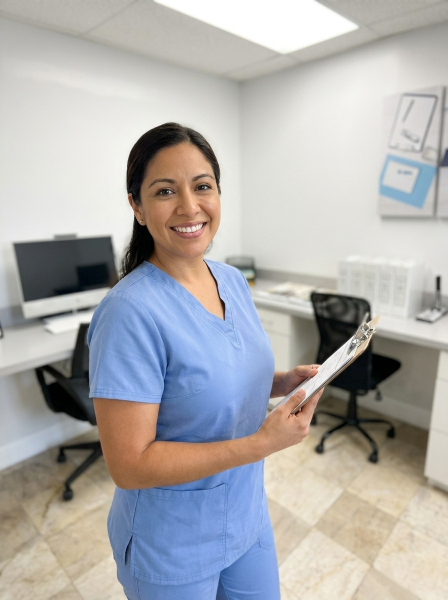
#> input picture img/coord.png, 896 x 1200 px, given in place of V1-exterior.png, which was not available (shown at 1/2 size)
$ python process_facility_images.py
#> lines starting #> are read from the running program, lines starting #| are printed output that depends on the picture; pictures that were not available may be replaced by others from this repository, and a replacement may not be noted
#!/usr/bin/env python3
"""Crop, enhance, and export facility images from staged reference photos."""

from __future__ import annotations

from pathlib import Path

from PIL import Image, ImageEnhance, ImageFilter

ROOT = Path(__file__).resolve().parents[1]
SRC = ROOT / "img" / "source" / "enhanced"
OUT = ROOT / "img"

STYLE = {
    "brightness": 1.03,
    "contrast": 1.05,
    "color": 1.02,
    "sharpness": 1.08,
}


def crop_aspect(img: Image.Image, ratio_w: int, ratio_h: int) -> Image.Image:
#> called with ratio_w = 4, ratio_h = 5
    w, h = img.size
#> w = 896; h = 1200
    target = ratio_w / ratio_h
    current = w / h
#> current = 0.747
    if current > target:
        new_w = int(h * target)
        left = (w - new_w) // 2
        return img.crop((left, 0, left + new_w, h))
    new_h = int(w / target)
#> new_h = 1120
    top = (h - new_h) // 2
#> top = 40
    return img.crop((0, top, w, top + new_h))
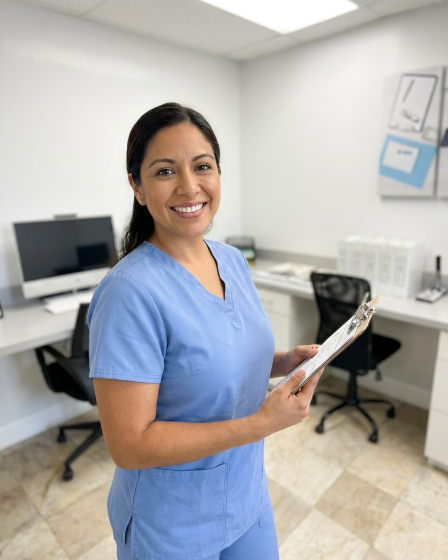
#> returned value: PIL image 896x1120 RGB (shown at 1/2 size); mean R, G, B 173.1, 171.8, 171.8


def enhance(img: Image.Image) -> Image.Image:
    img = ImageEnhance.Brightness(img).enhance(STYLE["brightness"])
#> img: PIL image 896x1120 RGB
    img = ImageEnhance.Contrast(img).enhance(STYLE["contrast"])
    img = ImageEnhance.Color(img).enhance(STYLE["color"])
    img = ImageEnhance.Sharpness(img).enhance(STYLE["sharpness"])
    return img.filter(ImageFilter.UnsharpMask(radius=1.2, percent=80, threshold=2))


def export_png(src_name: str, out_name: str, ratio: tuple[int, int], max_side: int = 1400) -> None:
    img = Image.open(SRC / src_name).convert("RGB")
    img = crop_aspect(img, *ratio)
    img = enhance(img)
    w, h = img.size
#> w = 896; h = 1120
    scale = min(1.0, max_side / max(w, h))
#> scale = 1
    if scale < 1.0:
        img = img.resize((int(w * scale), int(h * scale)), Image.Resampling.LANCZOS)
    out = OUT / out_name
    img.save(out, "PNG", optimize=True, compress_level=9)
    print(f"wrote {out.name} ({img.size[0]}x{img.size[1]})")
#| wrote exterior.png (896x1120)


def export_jpg(src_name: str, out_name: str, ratio: tuple[int, int], size: tuple[int, int]) -> None:
    img = Image.open(SRC / src_name).convert("RGB")
    img = crop_aspect(img, *ratio)
    img = enhance(img)
    img = img.resize(size, Image.Resampling.LANCZOS)
    out = OUT / out_name
    img.save(out, "JPEG", quality=82, optimize=True, progressive=True)
    print(f"wrote {out.name} ({size[0]}x{size[1]})")


def main() -> None:
    OUT.mkdir(parents=True, exist_ok=True)
    ratio_45 = (4, 5)
    ratio_43 = (4, 3)
    ratio_169 = (16, 9)

    export_png("V1-exterior.png", "exterior.png", ratio_45)
    export_png("V2-reception.png", "reception.png", ratio_45)
#> call 2 of export_png, with src_name = 'V2-reception.png', out_name = 'reception.png', ratio = (4, 5), max_side = 1400
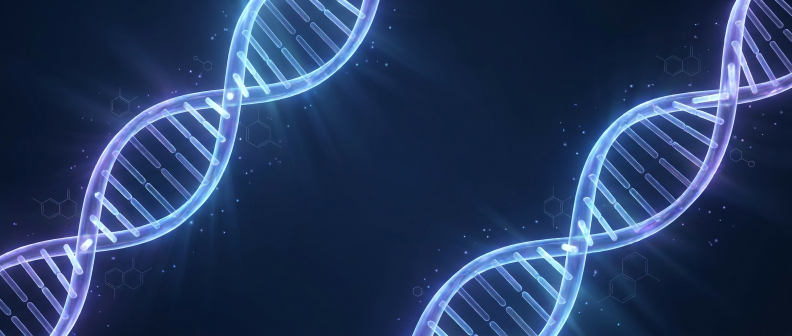
#> input picture img/cta-dna.png, 1584 x 672 px, given in place of V2-reception.png, which was not available (shown at 1/2 size)
#> call 2 of crop_aspect, with ratio_w = 4, ratio_h = 5
#> in crop_aspect (call 2), `return img.crop((left, 0, left + new_w, h))`:
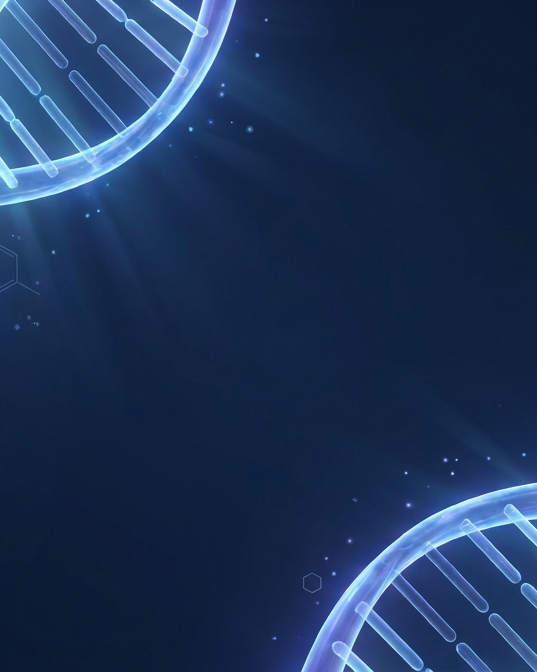
#> returned value: PIL image 537x672 RGB; mean R, G, B 29.5, 51.5, 87.8
#| wrote reception.png (537x672)
    export_png("V3-conference.png", "conference.png", ratio_45)
#| wrote conference.png (537x672)
    export_png("V4-office.png", "office.png", ratio_45)
    export_png("V5-storage.png", "storage.png", ratio_45)
    export_png("V6-lab.png", "lab.png", ratio_45)
    export_png("V7-cold-storage.png", "cold-storage.png", ratio_45)
    export_png("V8-exam.png", "exam.png", ratio_45)
    export_png("V2-reception-waiting.jpg", "bp.png", ratio_43)
    export_png("V4-team.png", "team.png", ratio_45)
    export_jpg("V2-reception-waiting.jpg", "office-tour-poster.jpg", ratio_169, (1920, 1080))


if __name__ == "__main__":
#> (the run stopped early here; a loop or call above may not have finished)
